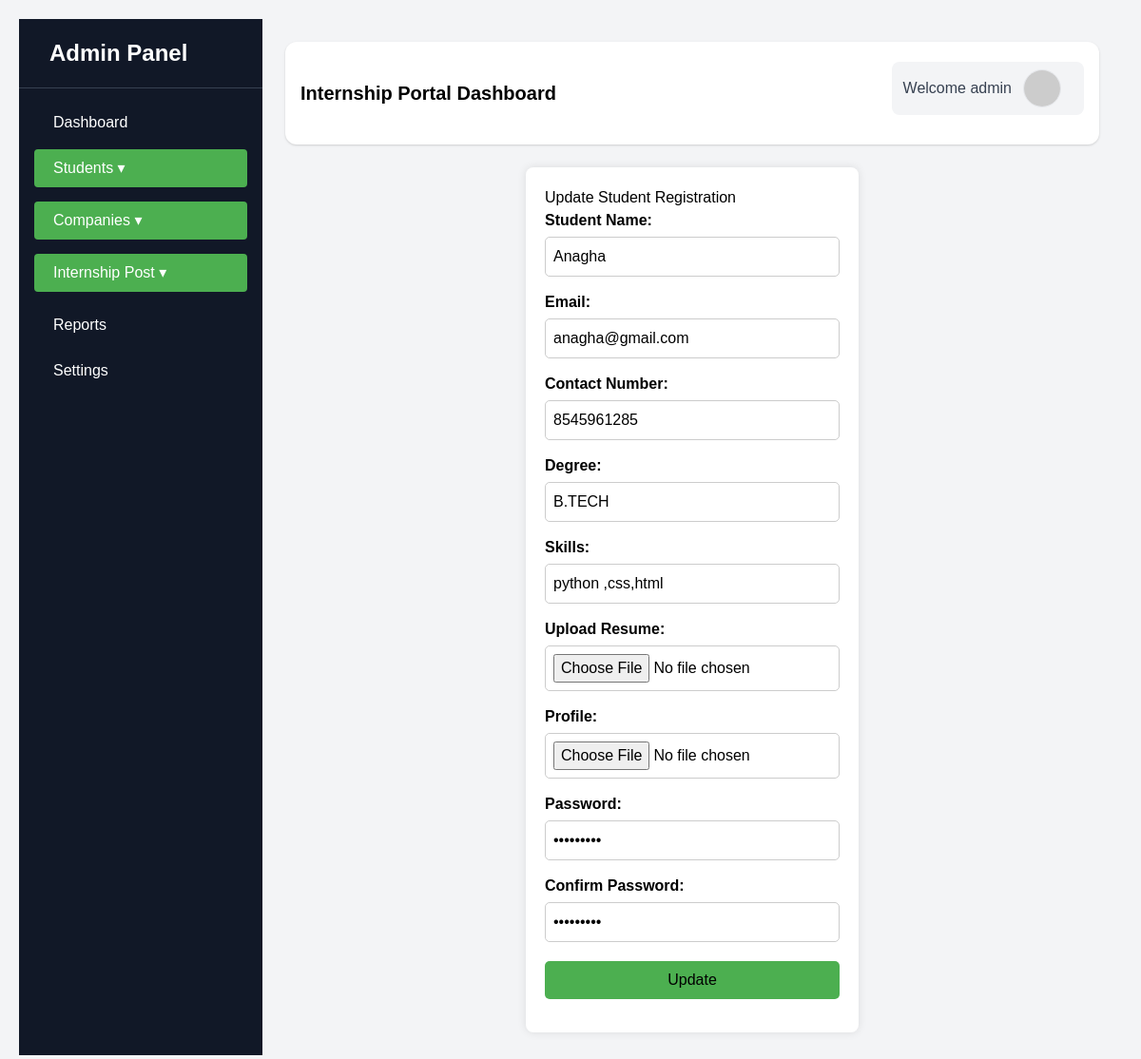
The page /Admin_Internship/edit_student_data/1/ (signed in) on the database its author committed.
### Admin_Internship/models.py (models this page shows)
class StudentDB(models.Model):
    name=models.CharField(max_length=50,blank=True,null=True)
    email=models.EmailField(max_length=200, null=True, blank=True)
    number=models.IntegerField(blank=True,null=True)
    Degree=models.CharField(max_length=50,blank=True,null=True)
    skills=models.CharField(max_length=50,blank=True,null=True)
    resume=models.FileField(upload_to='resume/',blank=True,null=True)
    img=models.ImageField(upload_to="student_profile",blank=True,null=True)
    password=models.CharField(max_length=50,blank=True,null=True)
    is_verified=models.CharField(max_length=50,blank=True,null=True)

### Admin_Internship/views.py (the view)
# urls.py: path('edit_student_data/<int:stud_id>/',views.edit_student_data,name="edit_student_data"),
def edit_student_data(request,stud_id):
    stud=StudentDB.objects.get(id=stud_id)
    return render(request,"Edit_Student_data.html",{'stud':stud})

### Admin_Internship/templates/Edit_Student_data.html (shortened to what this page needs)
<!DOCTYPE html>
<html>
{% extends 'index.html' %}
{% block content%}
<head>
</head>
<body>
<div class="form-container">
    <h2>Update Student Registration</h2>
    <form method="post" action="{% url 'update_student_data' up_id=stud.id %}" enctype="multipart/form-data">
        <label>Student Name:</label>
        <input type="text" name="student_name" value="{{stud.name}}" required>
        <label>Email:</label>
        <input type="email" name="email" value="{{stud.email}}" required>
        <label>Contact Number:</label>
        <input type="tel" name="contact" value="{{stud.number}}" required>
        <label>Degree:</label>
        <input type="text" name="degree" value="{{stud.Degree}}" required>
        <label>Skills:</label>
        <input type="text" name="skills" placeholder="e.g. Java, Python" value="{{stud.skills}}">
        <label>Upload Resume:</label>
        <input type="file" name="resume" value="{{stud.resume}}">
        <label>Profile:</label>
        <input type="file" name="img" value="{{stud.img}}">
        <label>Password:</label>
        <input type="password" name="password" value="{{stud.password}}" required>
        <label>Confirm Password:</label>
        <input type="password" name="confirm_password" value="{{stud.is_verified}}" required>
        <button type="submit">Update</button>
    </form>
</div>
</body>
</html>
{% endblock %}

### Admin_Internship/templates/Edit_Student_data.html (style rules this page uses)
body { font-family: Arial, sans-serif; background: #f2f2f2; padding: 20px; }
.form-container { margin top:550px; width: 350px; margin: auto; background: white; padding: 20px; border-radius: 8px; box-shadow: 0 0 10px rgba(0,0,0,0.1); }
input, button { width: 100%; padding: 8px; margin-top: 5px; margin-bottom: 15px; border: 1px solid #ccc; border-radius: 5px; }
button { background: #4CAF50; color: whie; border: none; cursor: pointer; }
label { font-weight: bold; }

### rows shown on the page
StudentDB: student_name "Anagha", email "anagha@gmail.com", contact "8545961285", degree "B.TECH", skills "python ,css,html"

### other values the page prints
{{ request.session.username }} "admin"
